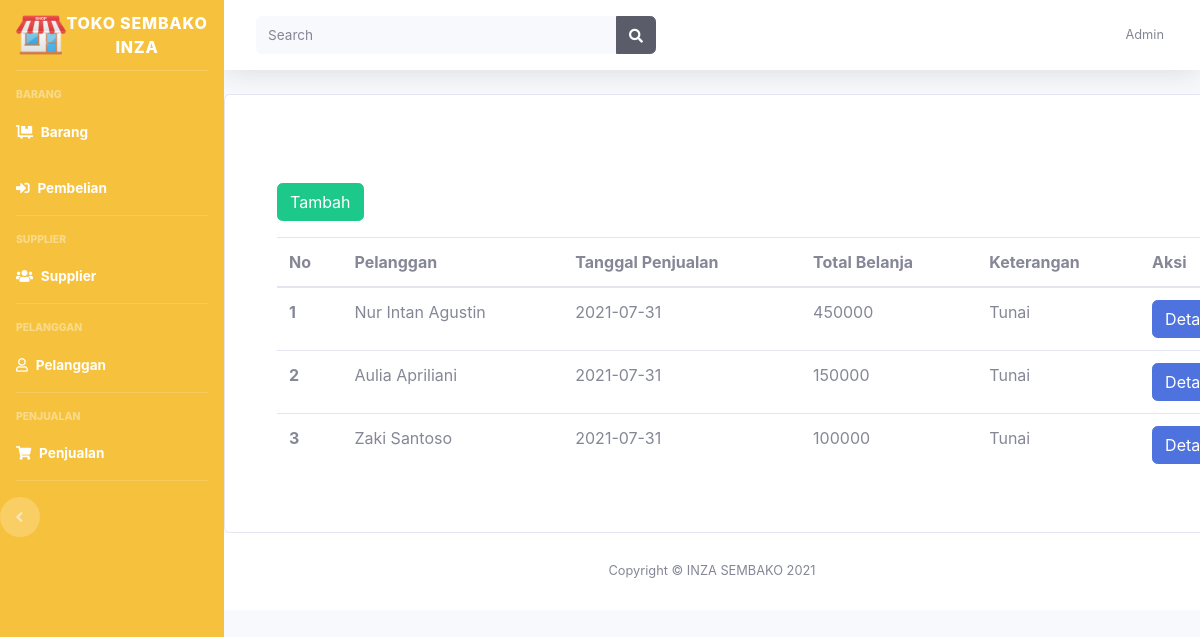
/index.php/penjualan, run on the app's committed database.
### tables this page shows
CREATE TABLE `penjualan` (
  `penjualan_id` int(11) NOT NULL,
  `tgl_penjualan` varchar(50) NOT NULL,
  `pelanggan_id` int(11) NOT NULL,
  `keterangan` text NOT NULL,
  `total` int(20) DEFAULT NULL
);

CREATE TABLE `pelanggan` (
  `pelanggan_id` int(11) NOT NULL,
  `nama_pelanggan` varchar(100) NOT NULL,
  `no_tlp` text NOT NULL,
  `alamat` text NOT NULL
);

### application/controllers/penjualan.php (called while the page is built, shortened)
<?php
class Penjualan extends CI_Controller
{
    public function __construct()
    {
        $this->load->model('PenjualanModel');
        $this->load->model('PelangganModel');
    }
    public function index()
    {
        $data['allpenjualan'] = $this->PenjualanModel->get_all_data_penjualan();
        $data['allpelanggan'] = $this->PelangganModel->get_all_data_pelanggan();
        $data['title'] = "Daftar penjualan";
        $this->load->view('templates/header', $data);
        $this->load->view('penjualan/index', $data);
        $this->load->view('templates/footer');
    }
}

### index.php (called while the page is built, shortened)
<?php
require_once BASEPATH.'core/CodeIgniter.php';

### application/models/PenjualanModel.php (called while the page is built, shortened)
<?php
class PenjualanModel extends CI_Model
{
    public function get_all_data_penjualan()
    {
        $query = "SELECT p.*, u.nama_pelanggan FROM penjualan p, pelanggan u WHERE p.pelanggan_id = u.pelanggan_id";
        return $this->db->query($query)->result_array();
    }
}

### application/views/penjualan/index.php (the view, shortened to what this page needs)
<!DOCTYPE html>
<html lang="en">
<head>
    <link href="<?= base_url('assets/utama/') ?>vendor/fontawesome-free/css/all.min.css" rel="stylesheet" type="text/css">
    <link href="<?= base_url('assets/utama/') ?>css/sb-admin-2.min.css" rel="stylesheet">
</head>
<body id="page-top">
    <div id="wrapper">
        <ul class="navbar-nav bg-warning sidebar sidebar-dark accordion" id="accordionSidebar">
            <a class="sidebar-brand d-flex align-items-center justify-content-center" href="index.html">
                <div class="sidebar-brand-icon rotate-n-0">
                    <img src="<?= base_url(); ?>assets/img/toko.png" height="50" width="50">
                </div>
                <div class="sidebar-brand-text mx-0">TOKO SEMBAKO INZA</div>
            </a>
            <div class="m-t-5">
                <hr class="sidebar-divider">
                <div class="sidebar-heading">
                    BARANG
                </div>
                <li class="nav-item active">
                    <a class="nav-link" href="<?= base_url('barang/') ?>">
                        <i class="fas fa-dolly-flatbed"></i>
                        <span>Barang</span></a>
                <li class="nav-item active">
                    <a class="nav-link" href="<?= base_url('pembelian/') ?>">
                        <i class="fas fa-sign-in-alt"></i>
                        <span>Pembelian</span></a>
                    <hr class="sidebar-divider">
                    <div class="sidebar-heading">
                        SUPPLIER
                    </div>
                <li class="nav-item active">
                    <a class="nav-link" href="<?= base_url(); ?>supplier/">
                        <i class="fas fa-users"></i>
                        <span>Supplier</span></a>
                </li>
                <hr class="sidebar-divider">
                <div class="sidebar-heading">
                    PELANGGAN
                </div>
                </li>
                <li class="nav-item active">
                    <a class="nav-link" href="<?= base_url(); ?>pelanggan/">
                        <i class="far fa-user"></i>
                        <span>Pelanggan</span></a>
                </li>
                <hr class="sidebar-divider">
                <div class="sidebar-heading">
                    PENJUALAN
                </div>
                <li class="nav-item active">
                    <a class="nav-link" href="<?= base_url(); ?>penjualan/">
                        <i class="fas fa-shopping-cart"></i>
                        <span>Penjualan</span></a>
                </li>
                <hr class="sidebar-divider d-none d-md-block">
                <div class="text-center d-none d-md-inline">
                    <button class="rounded-circle border-0" id="sidebarToggle"></button>
                </div>
        </ul>
        <div id="content-wrapper" class="d-flex flex-column">
            <div id="content">
                <nav class="navbar navbar-expand navbar-light bg-white topbar mb-4 static-top shadow">
                    <form class="d-none d-sm-inline-block form-inline mr-auto ml-md-3 my-md-0 mw-100 navbar-search">
                        <div class="input-group">
                            <input type="text" class="form-control bg-light border-0 small" placeholder="Search" aria-label="Search">
                            <div class="input-group-append">
                                <button class="btn btn-dark" type="button">
                                    <i class="fas fa-search fa-sm"></i>
                                </button>
                            </div>
                        </div>
                    </form>
                    <ul class="navbar-nav ml-auto">
                        <li class="nav-item dropdown no-arrow">
                            <a class="nav-link dropdown-toggle" href="#" id="userDropdown" role="button" data-toggle="dropdown" aria-haspopup="true" aria-expanded="false">
                                <span class="mr-2 d-none d-lg-inline text-gray-600 small">Admin</span>
                            </a>
                        </li>
                    </ul>
                </nav>
                <div class="card" style="width: 90rem; padding: 20px 20px 20px 20px; margin:auto;">
                    <div class="card-body">
                        <div class="col-md-10 mt-3">
                            <div class="row mt-5">
                                <div class="col-5">
                                    <a href="<?= base_url('penjualan/create') ?>" class="btn btn-success">Tambah</></a>
                                </div>
                            </div>
                            <table class="table mt-3">
                                <thead>
                                    <tr>
                                        <th scope="col">No</th>
                                        <th scope="col">Pelanggan</th>
                                        <th scope="col">Tanggal Penjualan</th>
                                        <th scope="col">Total Belanja</th>
                                        <th scope="col">Keterangan</th>
                                        <th scope="col">Aksi</th>
                                    </tr>
                                </thead>
                                <tbody>
                                    <?php
                                    foreach ($allpenjualan as $no => $penjualan) {
                                    ?>
                                        <tr>
                                            <th scope="row"><?= $no + 1 ?></th>
                                            <td><?= $penjualan['nama_pelanggan']; ?></td>
                                            <td><?= $penjualan['tgl_penjualan']; ?></td>
                                            <td><?= $penjualan['total']; ?></td>
                                            <td><?= $penjualan['keterangan']; ?></td>
                                            <td>
                                                <a href="<?= base_url('penjualan/detail/' . $penjualan['penjualan_id']) ?>" class="btn btn-primary">Detail</a>
                                            </td>
                                        </tr>
                                    <?php
                                    }
                                    ?>
                                </tbody>
                            </table>
                        </div>
                    </div>
                </div>

### application/views/templates/header.php (shortened to what this page needs)
<!DOCTYPE html>
<html lang="en">
<head>
    <link href="<?= base_url('assets/utama/') ?>vendor/fontawesome-free/css/all.min.css" rel="stylesheet" type="text/css">
    <link href="css/sb-admin-2.min.css" rel="stylesheet">
</head>

### application/views/templates/footer.php (shortened to what this page needs)
</body>
</html>
<footer class="sticky-footer bg-white">
    <div class="container my-auto">
        <div class="copyright text-center my-auto">
            <span>Copyright &copy; INZA SEMBAKO 2021</span>
        </div>
    </div>
</footer>

### data on the page
penjualan: pelanggan.nama_pelanggan "Nur Intan Agustin", tgl_penjualan "2021-07-31", total "450000", keterangan "Tunai"
penjualan: pelanggan.nama_pelanggan "Aulia Apriliani", tgl_penjualan "2021-07-31", total "150000", keterangan "Tunai"
penjualan: pelanggan.nama_pelanggan "Zaki Santoso", tgl_penjualan "2021-07-31", total "100000", keterangan "Tunai"
